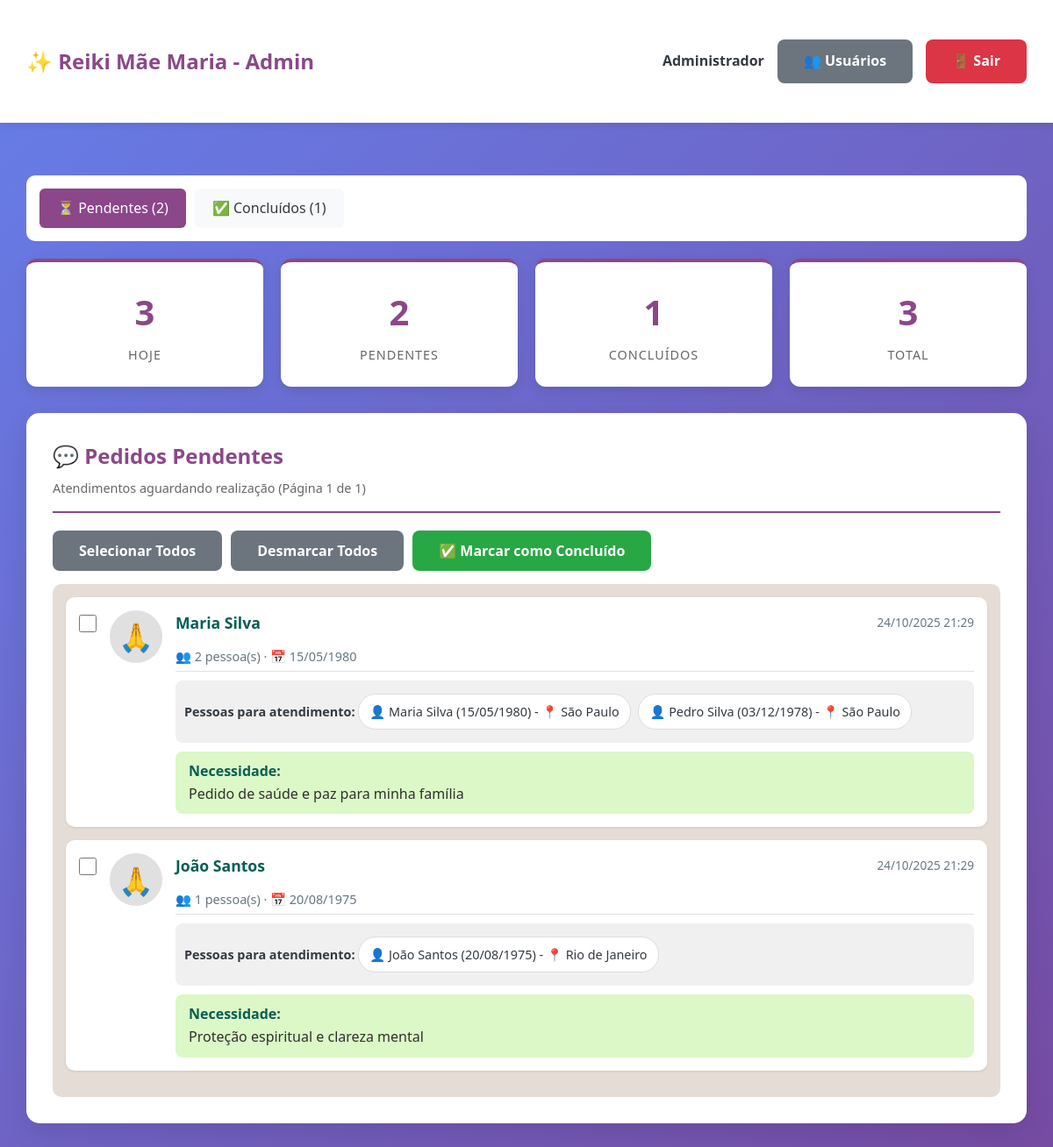
The app's page /admin/dashboard.php (signed in) with its own data.
### tables this page shows
CREATE TABLE IF NOT EXISTS admin_usuarios (
    id INT AUTO_INCREMENT PRIMARY KEY,
    nome VARCHAR(100) NOT NULL,
    email VARCHAR(100) NOT NULL UNIQUE,
    senha VARCHAR(255) NOT NULL,
    ativo TINYINT(1) DEFAULT 1,
    data_criacao TIMESTAMP DEFAULT CURRENT_TIMESTAMP,
    ultimo_acesso TIMESTAMP NULL,
    INDEX idx_email (email),
    INDEX idx_ativo (ativo)
);

CREATE TABLE IF NOT EXISTS pedidos_reiki (
    id INT AUTO_INCREMENT PRIMARY KEY,
    
     
    nome_solicitante VARCHAR(150) NOT NULL,
    data_nascimento_solicitante DATE NOT NULL,
    
     
    quantidade_pessoas INT NOT NULL DEFAULT 1,
    
     
    necessidade TEXT NOT NULL,
    
     
    foto VARCHAR(255) NULL,
    
     
    status ENUM('pendente', 'concluido') DEFAULT 'pendente',
    data_envio TIMESTAMP DEFAULT CURRENT_TIMESTAMP,
    data_conclusao TIMESTAMP NULL,
    admin_id INT NULL,
    
     
    ip_origem VARCHAR(45) NULL,
    
    INDEX idx_status (status),
    INDEX idx_data_envio (data_envio),
    INDEX idx_data_conclusao (data_conclusao),
    FOREIGN KEY (admin_id) REFERENCES admin_usuarios(id) ON DELETE SET NULL
);

CREATE TABLE IF NOT EXISTS pessoas_atendimento (
    id INT AUTO_INCREMENT PRIMARY KEY,
    pedido_id INT NOT NULL,
    
     
    nome VARCHAR(150) NOT NULL,
    data_nascimento DATE NOT NULL,
    cidade VARCHAR(100) NOT NULL,
    
     
    ordem INT NOT NULL DEFAULT 1,
    
    INDEX idx_pedido (pedido_id),
    FOREIGN KEY (pedido_id) REFERENCES pedidos_reiki(id) ON DELETE CASCADE
);

### config/auth.php (called while the page is built, shortened)
<?php
function getAdminLogado() {
    $pdo = getConnection();
    $stmt = $pdo->prepare("SELECT id, nome, email FROM admin_usuarios WHERE id = ? AND ativo = 1");
    $stmt->execute([$_SESSION['admin_id']]);
    return $stmt->fetch();
}
?>

### admin/dashboard.php (the view, shortened to what this page needs)
<?php
require_once '../config/auth.php';
$pdo = getConnection();
$admin = getAdminLogado();
$view = $_GET['view'] ?? 'pendentes';
$page = (int)($_GET['page'] ?? 1);
$page = max(1, $page);
$limit = 20;
$offset = ($page - 1) * $limit;
$stats = $pdo->query("SELECT * FROM vw_estatisticas")->fetch();
if ($view === 'pendentes') {
    $total_stmt = $pdo->query("SELECT COUNT(*) as total FROM pedidos_reiki WHERE status = 'pendente'");
    $total_pedidos = $total_stmt->fetch()['total'];
} else {
    $total_stmt = $pdo->query("SELECT COUNT(*) as total FROM pedidos_reiki WHERE status = 'concluido'");
    $total_pedidos = $total_stmt->fetch()['total'];
}
$total_pages = ceil($total_pedidos / $limit);
if ($view === 'pendentes') {
    $pedidos = $pdo->query("
        SELECT p.*, COUNT(pa.id) as total_pessoas
        FROM pedidos_reiki p
        LEFT JOIN pessoas_atendimento pa ON p.id = pa.pedido_id
        WHERE p.status = 'pendente'
        GROUP BY p.id
        ORDER BY p.data_envio ASC
        LIMIT $limit OFFSET $offset
    ")->fetchAll();
}
?>
<!DOCTYPE html>
<html lang="pt-BR">
<head>
    <link rel="stylesheet" href="../css/styles.css">
</head>
<body>
    <div class="header-admin">
        <div class="container">
            <h1>✨ Reiki Mãe Maria - Admin</h1>
            <div class="user-info">
                <span class="user-name"><?= htmlspecialchars($admin['nome']) ?></span>
                <a href="usuarios.php" class="btn btn-secondary">👥 Usuários</a>
                <a href="logout.php" class="btn btn-danger">🚪 Sair</a>
            </div>
        </div>
    </div>
    <div class="container">
        <div class="nav-admin">
            <a href="?view=pendentes" class="<?= $view === 'pendentes' ? 'active' : '' ?>">
                ⏳ Pendentes (<?= $stats['pendentes'] ?>)
            </a>
            <a href="?view=concluidos" class="<?= $view === 'concluidos' ? 'active' : '' ?>">
                ✅ Concluídos (<?= $stats['concluidos'] ?>)
            </a>
        </div>
        <div class="stats-grid">
            <div class="stat-card">
                <div class="number"><?= $stats['hoje'] ?></div>
                <div class="label">Hoje</div>
            </div>
            <div class="stat-card">
                <div class="number"><?= $stats['pendentes'] ?></div>
                <div class="label">Pendentes</div>
            </div>
            <div class="stat-card">
                <div class="number"><?= $stats['concluidos'] ?></div>
                <div class="label">Concluídos</div>
            </div>
            <div class="stat-card">
                <div class="number"><?= $stats['total_pedidos'] ?></div>
                <div class="label">Total</div>
            </div>
        </div>
        <div class="card">
            <div class="card-header">
                <?php if ($view === 'pendentes'): ?>
                    <h2>💬 Pedidos Pendentes</h2>
                    <p>Atendimentos aguardando realização (Página <?= $page ?> de <?= $total_pages ?>)</p>
                <?php else: ?>
                    <h2>✅ Atendimentos Concluídos</h2>
                    <p>Histórico de atendimentos realizados (Página <?= $page ?> de <?= $total_pages ?>)</p>
                <?php endif; ?>
            </div>
            <?php if (empty($pedidos)): ?>
                <div class="alert alert-info">
                    <?= $view === 'pendentes' ? '✅ Não há pedidos pendentes no momento!' : 'Nenhum atendimento concluído ainda.' ?>
                </div>
            <?php else: ?>
                <?php if ($view === 'pendentes'): ?>
                    <form method="POST" id="formPendentes">
                        <div style="margin-bottom: 15px; display: flex; gap: 10px; flex-wrap: wrap;">
                            <button type="button" class="btn btn-secondary" onclick="selecionarTodos()">
                                Selecionar Todos
                            </button>
                            <button type="button" class="btn btn-secondary" onclick="desmarcarTodos()">
                                Desmarcar Todos
                            </button>
                            <button type="submit" class="btn btn-success" onclick="return confirm('Confirma conclusão dos atendimentos selecionados?')">
                                ✅ Marcar como Concluído
                            </button>
                        </div>
                <?php endif; ?>
                <div class="chat-container">
                    <?php foreach ($pedidos as $pedido): ?>
                            <?php
                            $stmt_pessoas = $pdo->prepare("SELECT * FROM pessoas_atendimento WHERE pedido_id = ? ORDER BY ordem");
                            $stmt_pessoas->execute([$pedido['id']]);
                            $pessoas = $stmt_pessoas->fetchAll();
                            ?>
                            <div class="chat-message" <?= $view === 'concluidos' ? 'style="opacity: 0.8;"' : '' ?>>
                                <?php if ($view === 'pendentes'): ?>
                                    <div class="chat-checkbox">
                                        <input type="checkbox" name="pedidos[]" value="<?= $pedido['id'] ?>" class="checkbox-pedido">
                                    </div>
                                <?php endif; ?>
                                <div class="chat-avatar">
                                    <?php if ($pedido['foto']): ?>
                                        <img src="../uploads/<?= htmlspecialchars($pedido['foto']) ?>" alt="Foto">
                                    <?php else: ?>
                                        <div class="avatar-placeholder"><?= $view === 'concluidos' ? '✅' : '🙏' ?></div>
                                    <?php endif; ?>
                                </div>
                                <div class="chat-content">
                                    <div class="chat-header">
                                        <strong class="chat-name"><?= htmlspecialchars($pedido['nome_solicitante']) ?></strong>
                                        <?php if ($view === 'pendentes'): ?>
                                            <span class="chat-time"><?= date('d/m/Y H:i', strtotime($pedido['data_envio'])) ?></span>
                                        <?php else: ?>
                                            <span class="chat-time">Concluído: <?= date('d/m/Y H:i', strtotime($pedido['data_conclusao'])) ?></span>
                                        <?php endif; ?>
                                    </div>
                                    <div class="chat-badge">
                                        👥 <?= $pedido['total_pessoas'] ?> pessoa(s) ·
                                        <?php if ($view === 'pendentes'): ?>
                                            📅 <?= date('d/m/Y', strtotime($pedido['data_nascimento_solicitante'])) ?>
                                        <?php else: ?>
                                            👨‍💼 Atendido por: <?= htmlspecialchars($pedido['admin_nome'] ?? 'N/A') ?>
                                        <?php endif; ?>
                                    </div>
                                    <?php if (!empty($pessoas)): ?>
                                        <div class="chat-pessoas">
                                            <strong><?= $view === 'pendentes' ? 'Pessoas para atendimento:' : 'Pessoas atendidas:' ?></strong>
                                            <?php foreach ($pessoas as $pessoa): ?>
                                                <div class="pessoa-tag">
                                                    👤 <?= htmlspecialchars($pessoa['nome']) ?>
                                                    <?php if ($view === 'pendentes'): ?>
                                                        (<?= date('d/m/Y', strtotime($pessoa['data_nascimento'])) ?>)
                                                    <?php endif; ?>
                                                    - 📍 <?= htmlspecialchars($pessoa['cidade']) ?>
                                                </div>
                                            <?php endforeach; ?>
                                        </div>
                                    <?php endif; ?>
                                    <div class="chat-text" <?= $view === 'concluidos' ? 'style="background: #e8f5e9;"' : '' ?>>
                                        <strong><?= $view === 'pendentes' ? 'Necessidade:' : 'Necessidade atendida:' ?></strong><br>
                                        <?= nl2br(htmlspecialchars($pedido['necessidade'])) ?>
                                    </div>
                                </div>
                            </div>
                        <?php endforeach; ?>
                    </div>
                <?php if ($view === 'pendentes'): ?>
                    </form>
                <?php endif; ?>
            <?php endif; ?>
        </div>
    </div>
</body>
</html>

### css/styles.css (style rules this page uses)
:root { --primary: #8B4789; --primary-dark: #6B3669; --secondary: #D4AF37; --success: #28a745; --danger: #dc3545; --warning: #ffc107; --light: #f8f9fa; --dark: #343a40; --white: #ffffff; --border: #dee2e6; --shadow: rgba(0, 0, 0, 0.1); }
* { margin: 0; padding: 0; box-sizing: border-box; }
body { font-family: 'Segoe UI', Tahoma, Geneva, Verdana, sans-serif; background: linear-gradient(135deg, #667eea 0%, #764ba2 100%); min-height: 100vh; line-height: 1.6; color: var(--dark); }
.container { width: 100%; max-width: 1200px; margin: 0 auto; padding: 15px; }
.card { background: var(--white); border-radius: 15px; box-shadow: 0 10px 30px var(--shadow); padding: 20px; margin-bottom: 20px; }
.card-header { border-bottom: 2px solid var(--primary); padding-bottom: 15px; margin-bottom: 20px; }
.card-header h1, .card-header h2 { color: var(--primary); font-size: 1.5rem; margin-bottom: 5px; }
.card-header p { color: #666; font-size: 0.9rem; }
.btn { display: inline-block; padding: 12px 30px; border: none; border-radius: 8px; font-size: 1rem; font-weight: 600; cursor: pointer; transition: all 0.3s; text-align: center; text-decoration: none; font-family: inherit; }
.btn-success { background: var(--success); color: var(--white); }
.btn-danger { background: var(--danger); color: var(--white); }
.btn-secondary { background: #6c757d; color: var(--white); }
.header-admin { background: var(--white); box-shadow: 0 2px 10px var(--shadow); padding: 15px 0; margin-bottom: 30px; }
.header-admin .container { display: flex; justify-content: space-between; align-items: center; flex-wrap: wrap; gap: 15px; }
.header-admin h1 { color: var(--primary); font-size: 1.5rem; }
.user-info { display: flex; align-items: center; gap: 15px; flex-wrap: wrap; }
.user-name { font-weight: 600; color: var(--dark); }
.nav-admin { background: var(--white); border-radius: 10px; padding: 15px; margin-bottom: 20px; display: flex; gap: 10px; flex-wrap: wrap; }
.nav-admin a { padding: 10px 20px; background: var(--light); color: var(--dark); text-decoration: none; border-radius: 6px; font-weight: 500; transition: all 0.3s; }
.nav-admin a:hover, .nav-admin a.active { background: var(--primary); color: var(--white); }
.stats-grid { display: grid; grid-template-columns: repeat(auto-fit, minmax(200px, 1fr)); gap: 20px; margin-bottom: 30px; }
.stat-card { background: var(--white); padding: 25px; border-radius: 12px; box-shadow: 0 5px 15px var(--shadow); text-align: center; border-top: 4px solid var(--primary); }
.stat-card .number { font-size: 2.5rem; font-weight: 700; color: var(--primary); margin-bottom: 5px; }
.stat-card .label { font-size: 0.9rem; color: #666; text-transform: uppercase; letter-spacing: 1px; }
@media (min-width: 1024px) { .container { padding: 30px; } }
@media (min-width: 1024px) { .card { padding: 30px; } }

### admin/dashboard.php (style rules this page uses)
.chat-container { background: #e5ddd5; padding: 15px; border-radius: 10px; max-height: 800px; overflow-y: auto; }
.chat-message { background: white; border-radius: 10px; padding: 15px; margin-bottom: 15px; box-shadow: 0 1px 3px rgba(0,0,0,0.1); display: flex; gap: 15px; transition: all 0.3s; }
.chat-checkbox { display: flex; align-items: flex-start; padding-top: 5px; }
.chat-checkbox input[type="checkbox"] { width: 20px; height: 20px; cursor: pointer; }
.chat-avatar { flex-shrink: 0; width: 60px; height: 60px; border-radius: 50%; overflow: hidden; background: #e0e0e0; display: flex; align-items: center; justify-content: center; }
.avatar-placeholder { font-size: 2rem; }
.chat-content { flex: 1; }
.chat-header { display: flex; justify-content: space-between; align-items: center; margin-bottom: 8px; flex-wrap: wrap; gap: 10px; }
.chat-name { color: #075e54; font-size: 1.1rem; }
.chat-time { color: #667781; font-size: 0.85rem; }
.chat-badge { color: #667781; font-size: 0.9rem; margin-bottom: 10px; padding: 5px 0; border-bottom: 1px solid #e0e0e0; }
.chat-pessoas { background: #f0f0f0; padding: 10px; border-radius: 8px; margin: 10px 0; font-size: 0.9rem; }
.pessoa-tag { background: white; padding: 8px 12px; border-radius: 20px; margin: 5px 0; display: inline-block; margin-right: 5px; border: 1px solid #ddd; }
.chat-text { color: #303030; line-height: 1.6; background: #dcf8c6; padding: 10px 15px; border-radius: 8px; margin-top: 10px; }
.chat-text strong { color: #075e54; }

### records on screen
admin_usuarios: nome "Administrador"
pedidos_reiki: nome_solicitante "Maria Silva", data_envio "24/10/2025 21:29", total_pessoas "2", data_nascimento_solicitante "15/05/1980", necessidade "Pedido de saúde e paz para minha família"
pessoas_atendimento: nome "Maria Silva", data_nascimento "15/05/1980", cidade "São Paulo"
pessoas_atendimento: nome "Pedro Silva", data_nascimento "03/12/1978", cidade "São Paulo"
pedidos_reiki: nome_solicitante "João Santos", data_envio "24/10/2025 21:29", total_pessoas "1", data_nascimento_solicitante "20/08/1975", necessidade "Proteção espiritual e clareza mental"
pessoas_atendimento: nome "João Santos", data_nascimento "20/08/1975", cidade "Rio de Janeiro"

### other values on screen
$stats['pendentes'] "2"
$stats['concluidos'] "1"
$stats['hoje'] "3"
$stats['total_pedidos'] "3"
$page "1"
$total_pages "1"
